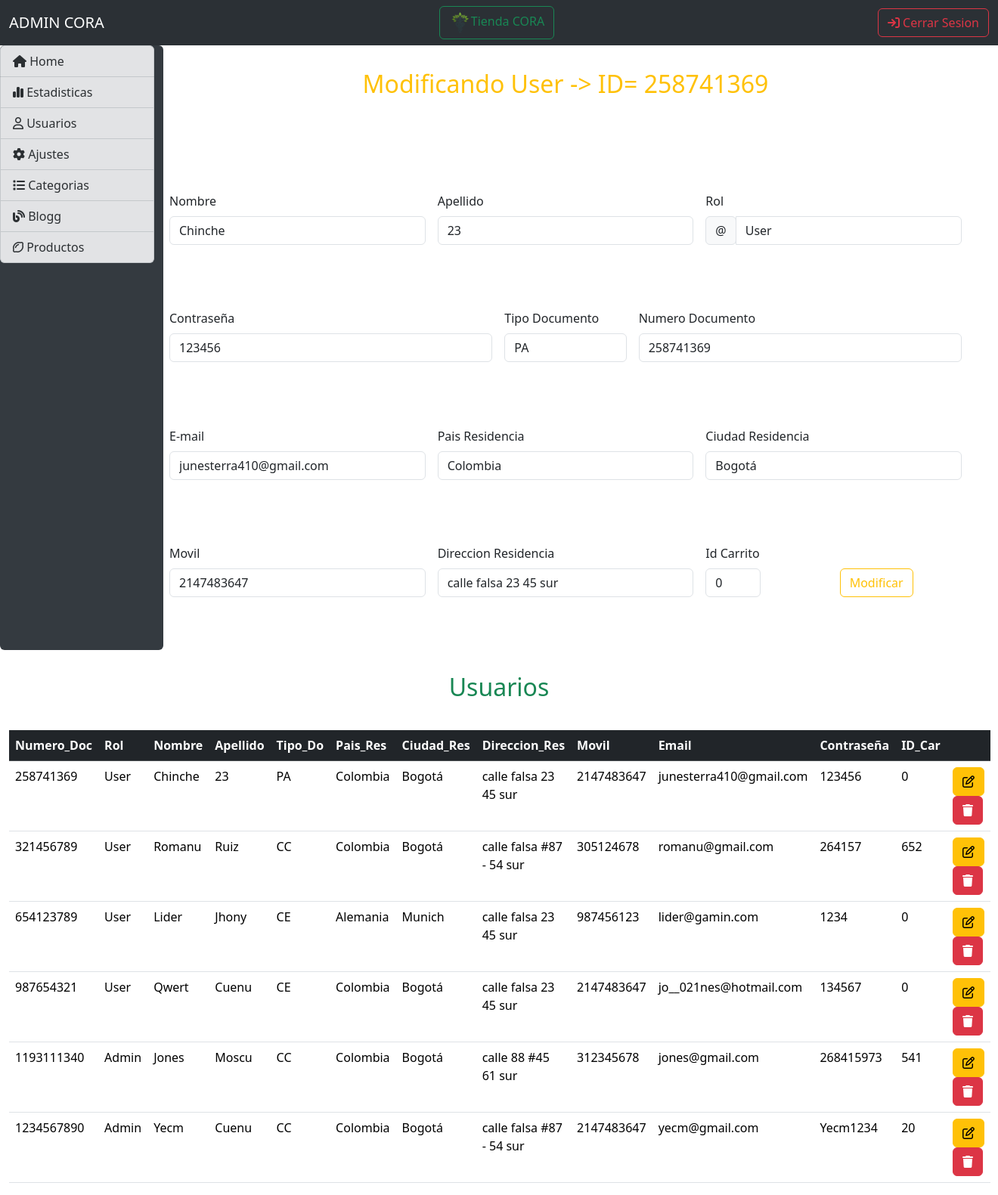
The page /Admin/modificar_user.php?num_doc=258741369 on the database its author committed.
### tables this page shows
CREATE TABLE `usuarios` (
  `num_doc` int(11) NOT NULL,
  `rol` varchar(45) DEFAULT NULL,
  `nombre` varchar(45) DEFAULT NULL,
  `apellido` varchar(45) DEFAULT NULL,
  `tipo_doc` varchar(45) DEFAULT NULL,
  `pais_residencia` varchar(45) DEFAULT NULL,
  `ciudad_residencia` varchar(45) DEFAULT NULL,
  `dir_residencia` varchar(45) DEFAULT NULL,
  `celular` int(11) DEFAULT NULL,
  `email` varchar(45) DEFAULT NULL,
  `contraseña` varchar(45) DEFAULT NULL,
  `ID_carrito_de_compras` int(11) NOT NULL
);

### Admin/modificar_user.php (the view, shortened to what this page needs)
<?php
include "../conexiones/conexion.php";
$id=$_GET["num_doc"];
$sql=$conexion ->query("select * from usuarios where num_doc=$id");
?>
<!DOCTYPE html>
<html lang="es">
<head>
    <link href="https://cdn.jsdelivr.net/npm/bootstrap@5.3.3/dist/css/bootstrap.min.css" rel="stylesheet">
</head>
<body>
<nav class="navbar bg-body-tertiary" data-bs-theme="dark">
  <div class="container-fluid">
    <span class="navbar-brand mb-0 h1">ADMIN CORA</span>
    <a href="../landing.php"><button class="btn btn-outline-success"><img src="../imagenes/CORA.png" height="30px" alt="">Tienda CORA</button></a>
    <a href="../conexiones/cerrarAdmin.php"><button class="btn btn-outline-danger"><i class="fa-solid fa-arrow-right-to-bracket"></i> Cerrar Sesion</button></a>
  </div>
</nav>
<div class="container-fluid row">
<div class="list-group col-2" style=" background-color: #343a40;height: 100vh;">
  <a href="home.php" class="list-group-item list-group-item-action list-group-item-secondary"><i class="fa-solid fa-house"></i> Home</a></li></a>
  <a href="estadisticas.php" class="list-group-item list-group-item-action list-group-item-secondary"><i class="fa-solid fa-chart-simple"></i></i> Estadisticas</a></li></a>
  <a href="users.php" class="list-group-item list-group-item-action list-group-item-secondary"><i class="fa-regular fa-user"></i> Usuarios</a></li></a>
  <a href="#" class="list-group-item list-group-item-action list-group-item-secondary"><i class="fa-solid fa-gear"></i> Ajustes</li></a>
  <a href="#" class="list-group-item list-group-item-action list-group-item-secondary"><i class="fa-solid fa-list"></i> Categorias</li></a>
  <a href="blogg.php" class="list-group-item list-group-item-action list-group-item-secondary"><i class="fa-solid fa-blog"></i></i> Blogg</li></li></a>
  <a href="#" class="list-group-item list-group-item-action list-group-item-secondary"><i class="fa-regular fa-lemon"></i> Productos</li></li></a>
</div>
<form class="row g-3 needs-validation; col-10" method="POST">
<h2 class="text-center text-warning" style="padding-bottom: 30px;"> Modificando User -> ID= <?=$id?></h2>
<?php
while ($datos=$sql->fetch_object()) {?>
 <div class="col-md-4">
    <label for="validationCustom01" class="form-label">Nombre</label>
    <input type="text" class="form-control" name="nombre_A" value="<?=$datos->nombre?>">
  </div>
  <div class="col-md-4">
    <label for="validationCustom02" class="form-label">Apellido</label>
    <input type="text" class="form-control" name="apellido_A" value="<?=$datos->apellido?>">
  </div>
  <div class="col-md-4">
    <label for="validationCustomUsername" class="form-label">Rol</label>
    <div class="input-group has-validation">
      <span class="input-group-text" id="inputGroupPrepend">@</span>
      <input type="text" class="form-control" name="rol_A" value="<?=$datos->rol?>">
    </div>
  </div>
  <div class="col-md-5">
    <label for="validationCustom03" class="form-label">Contraseña</label>
    <input type="text" class="form-control" name="contraseña_A" value="<?=$datos->contraseña?>">
  </div>
  <div class="col-md-2">
    <label for="validationCustom04" class="form-label">Tipo Documento</label>
    <input type="text" class="form-control" name="tip_doc_A" value="<?=$datos->tipo_doc?>">
  </div>
  <div class="col-md-5">
    <label for="validationCustom05" class="form-label">Numero Documento</label>
    <input type="number" class="form-control" name="Numero_doc_A" value="<?=$datos->num_doc?>">
  </div>
  <div class="col-md-4">
    <label for="validationCustom05" class="form-label">E-mail</label>
    <input type="email" class="form-control" name="email_A" value="<?=$datos->email?>">
  </div>
  <div class="col-md-4">
    <label for="validationCustom05" class="form-label">Pais Residencia</label>
    <input type="text" class="form-control" name="pais_re_A" value="<?=$datos->pais_residencia?>">
  </div>
  <div class="col-md-4">
    <label for="validationCustom05" class="form-label">Ciudad Residencia</label>
    <input type="text" class="form-control" name="ciudad_re_A" value="<?=$datos->ciudad_residencia?>">
  </div>
  <div class="col-md-4">
    <label for="validationCustom05" class="form-label">Movil</label>
    <input type="number" class="form-control" name="movil_A" value="<?=$datos->celular?>">
  </div>
  <div class="col-md-4">
    <label for="validationCustom05" class="form-label">Direccion Residencia</label>
    <input type="text" class="form-control" name="direcc_re_A" value="<?=$datos->dir_residencia?>">
  </div>
  <div class="col-md-1 ">
    <label for="validationCustom05" class="form-label">Id Carrito</label>
    <input type="text" class="form-control" name="idcarrito" value="<?=$datos->ID_carrito_de_compras?>">
  </div>
  <div class="col-md-2 offset-md-1 " style="padding-top:32px;">
    <button class="btn btn-outline-warning" name="btn_modificar" value="ok" type="submit">Modificar</button>
  </div>
    </div>
    <h2 class="text-center text-success" style="padding: 30px;">Usuarios</h2>
    <div class="container-fluid">
  <table class="table">
  <thead class="table-dark">
    <tr>
      <th scope="col">Numero_Doc</th>
      <th scope="col">Rol</th>
      <th scope="col">Nombre</th>
      <th scope="col">Apellido</th>
      <th scope="col">Tipo_Do</th>
      <th scope="col">Pais_Res</th>
      <th scope="col">Ciudad_Res</th>
      <th scope="col">Direccion_Res</th>
      <th scope="col">Movil</th>
      <th scope="col">Email</th>
      <th scope="col">Contraseña</th>
      <th scope="col">ID_Car</th>
      <th scope="col"></th>
    </tr>
  </thead>
  <tbody>
    <?php
       include "../conexiones/conexion.php";
        $sql=$conexion->query("select * from usuarios");
        while ($datos=$sql->fetch_object()){?>
          <tr>
        <td><?=$datos->num_doc ?></td>
          <td><?=$datos->rol ?></td>
          <td><?=$datos->nombre ?></td>
          <td><?= $datos->apellido?></td>
          <td><?=$datos->tipo_doc ?></td>
          <td><?=$datos->pais_residencia?></td>
          <td><?=$datos->ciudad_residencia?></td>
          <td><?=$datos->dir_residencia?></td>
          <td><?=$datos->celular?></td>
          <td><?=$datos->email?></td>
          <td><?=$datos->contraseña?></td>
          <td><?=$datos->ID_carrito_de_compras?></td>
          <td>
          <a href="modificar_user.php?num_doc=<?=$datos->num_doc?>" class="btn btn-small btn-warning"><i class="fa-regular fa-pen-to-square"></i></a>
          <a onclick="return eliminar()" href="users.php?num_doc=<?=$datos->num_doc?>" class="btn btn-small btn-danger"><i class="fa-solid fa-trash"></i></a>
        </td>
        </tr>
          <?php
        }
    }?>
  </tbody>
</table>
</div>
</body>
</html>

### rows shown on the page
usuarios: nombre_A "Chinche", apellido_A "23", rol_A "User", contraseña_A "123456", tip_doc_A "PA", Numero_doc_A "258741369", email_A "junesterra410@gmail.com", pais_re_A "Colombia", ciudad_re_A "Bogotá", movil_A "2147483647", direcc_re_A "calle falsa 23 45 sur", idcarrito "0", num_doc "258741369", rol "User", nombre "Chinche", apellido "23", tipo_doc "PA", pais_residencia "Colombia", ciudad_residencia "Bogotá", dir_residencia "calle falsa 23 45 sur", celular "2147483647", email "junesterra410@gmail.com", contraseña "123456", ID_carrito_de_compras "0"
usuarios: num_doc "321456789", rol "User", nombre "Romanu", apellido "Ruiz", tipo_doc "CC", pais_residencia "Colombia", ciudad_residencia "Bogotá", dir_residencia "calle falsa #87 - 54 sur", celular "305124678", email "romanu@gmail.com", contraseña "264157", ID_carrito_de_compras "652"
usuarios: num_doc "654123789", rol "User", nombre "Lider", apellido "Jhony", tipo_doc "CE", pais_residencia "Alemania", ciudad_residencia "Munich", dir_residencia "calle falsa 23 45 sur", celular "987456123", email "lider@gamin.com", contraseña "1234", ID_carrito_de_compras "0"
usuarios: num_doc "987654321", rol "User", nombre "Qwert", apellido "Cuenu", tipo_doc "CE", pais_residencia "Colombia", ciudad_residencia "Bogotá", dir_residencia "calle falsa 23 45 sur", celular "2147483647", email "jo__021nes@hotmail.com", contraseña "134567", ID_carrito_de_compras "0"
usuarios: num_doc "1193111340", rol "Admin", nombre "Jones", apellido "Moscu", tipo_doc "CC", pais_residencia "Colombia", ciudad_residencia "Bogotá", dir_residencia "calle 88 #45 61 sur", celular "312345678", email "jones@gmail.com", contraseña "268415973", ID_carrito_de_compras "541"
usuarios: num_doc "1234567890", rol "Admin", nombre "Yecm", apellido "Cuenu", tipo_doc "CC", pais_residencia "Colombia", ciudad_residencia "Bogotá", dir_residencia "calle falsa #87 - 54 sur", celular "2147483647", email "yecm@gmail.com", contraseña "Yecm1234", ID_carrito_de_compras "20"

### other values the page prints
$id "258741369"
